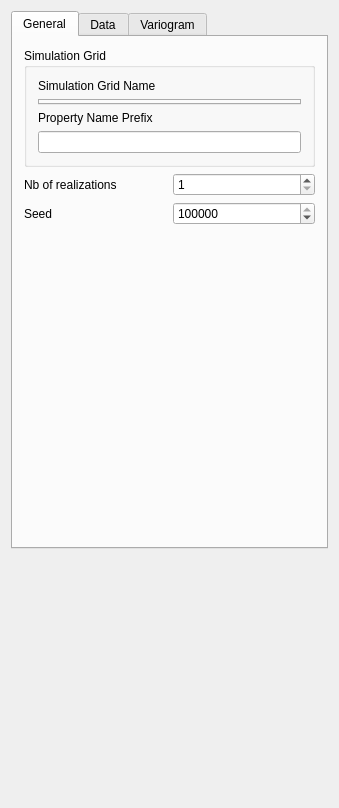
<?xml version="1.0" encoding="UTF-8"?>
<ui version="4.0">
 <class>Gsgsim</class>
 <widget class="QWidget" name="Gsgsim">
  <property name="geometry">
   <rect>
    <x>0</x>
    <y>0</y>
    <width>339</width>
    <height>808</height>
   </rect>
  </property>
  <property name="windowTitle">
   <string>LU simulation</string>
  </property>
  <property name="AlgorithmCategory" stdset="0">
   <string>Simulation</string>
  </property>
  <property name="AlgorithmDescription" stdset="0">
   <string>Cholesky decomposition</string>
  </property>
  <property name="whatsThis">
   <string/>
  </property>
  <layout class="QVBoxLayout" name="verticalLayout_2">
   <item>
    <widget class="QTabWidget" name="sgsim">
     <property name="currentIndex">
      <number>0</number>
     </property>
     <widget class="QWidget" name="tab">
      <attribute name="title">
       <string>General</string>
      </attribute>
      <layout class="QVBoxLayout" name="verticalLayout_3">
       <item>
        <widget class="Q3GroupBox" name="SimulationGrid">
         <property name="maximumSize">
          <size>
           <width>32767</width>
           <height>200</height>
          </size>
         </property>
         <property name="title">
          <string>Simulation Grid</string>
         </property>
         <property name="frameShape">
          <enum>Q3GroupBox::Box</enum>
         </property>
         <property name="frameShadow">
          <enum>Q3GroupBox::Sunken</enum>
         </property>
         <layout class="QVBoxLayout" name="verticalLayout">
          <item>
           <widget class="QLabel" name="TextLabel1">
            <property name="text">
             <string>Simulation Grid Name</string>
            </property>
            <property name="wordWrap">
             <bool>false</bool>
            </property>
           </widget>
          </item>
          <item>
           <widget class="GridSelector" name="Grid_Name"/>
          </item>
          <item>
           <widget class="QLabel" name="TextLabel2">
            <property name="text">
             <string>Property Name Prefix</string>
            </property>
            <property name="wordWrap">
             <bool>false</bool>
            </property>
           </widget>
          </item>
          <item>
           <widget class="QLineEdit" name="Property_Name"/>
          </item>
         </layout>
        </widget>
       </item>
       <item>
        <layout class="QHBoxLayout">
         <property name="spacing">
          <number>6</number>
         </property>
         <property name="margin">
          <number>0</number>
         </property>
         <item>
          <widget class="QLabel" name="TextLabel2_2_2_2">
           <property name="text">
            <string>Nb of realizations</string>
           </property>
           <property name="wordWrap">
            <bool>false</bool>
           </property>
          </widget>
         </item>
         <item>
          <widget class="QSpinBox" name="Nb_Realizations">
           <property name="minimum">
            <number>1</number>
           </property>
           <property name="maximum">
            <number>10000</number>
           </property>
          </widget>
         </item>
        </layout>
       </item>
       <item>
        <layout class="QHBoxLayout">
         <property name="spacing">
          <number>6</number>
         </property>
         <property name="margin">
          <number>0</number>
         </property>
         <item>
          <widget class="QLabel" name="TextLabel2_2_2_2_2">
           <property name="text">
            <string>Seed</string>
           </property>
           <property name="wordWrap">
            <bool>false</bool>
           </property>
          </widget>
         </item>
         <item>
          <widget class="QSpinBox" name="Seed">
           <property name="maximum">
            <number>99999999</number>
           </property>
           <property name="value">
            <number>14071789</number>
           </property>
          </widget>
         </item>
        </layout>
       </item>
       <item>
        <spacer name="spacer9">
         <property name="orientation">
          <enum>Qt::Vertical</enum>
         </property>
         <property name="sizeType">
          <enum>QSizePolicy::Expanding</enum>
         </property>
         <property name="sizeHint" stdset="0">
          <size>
           <width>21</width>
           <height>311</height>
          </size>
         </property>
        </spacer>
       </item>
      </layout>
     </widget>
     <widget class="QWidget" name="tab">
      <attribute name="title">
       <string>Data</string>
      </attribute>
      <layout class="QVBoxLayout" name="verticalLayout_5">
       <item>
        <widget class="Q3GroupBox" name="GroupBox3">
         <property name="title">
          <string>Hard Data</string>
         </property>
         <layout class="QGridLayout">
          <property name="margin">
           <number>11</number>
          </property>
          <property name="spacing">
           <number>6</number>
          </property>
          <item row="1" column="0">
           <widget class="QCheckBox" name="Assign_Hard_Data">
            <property name="text">
             <string>Assign hard data to simulation grid</string>
            </property>
            <property name="checked">
             <bool>true</bool>
            </property>
           </widget>
          </item>
          <item row="0" column="0">
           <widget class="PropertySelector" name="Hard_Data"/>
          </item>
         </layout>
        </widget>
       </item>
       <item>
        <widget class="Q3ButtonGroup" name="ButtonGroup1">
         <property name="enabled">
          <bool>true</bool>
         </property>
         <property name="title">
          <string>Target Histogram</string>
         </property>
         <layout class="QVBoxLayout" name="verticalLayout_4">
          <property name="spacing">
           <number>6</number>
          </property>
          <property name="margin">
           <number>11</number>
          </property>
          <item>
           <widget class="QCheckBox" name="Use_Target_Histogram">
            <property name="text">
             <string>Use Target Histogram</string>
            </property>
            <attribute name="buttonGroup">
             <string/>
            </attribute>
           </widget>
          </item>
          <item>
           <widget class="GsTLGroupBox" name="nonParamBox">
            <property name="title">
             <string/>
            </property>
            <property name="displayed" stdset="0">
             <bool>false</bool>
            </property>
            <property name="lineWidth" stdset="0">
             <number>0</number>
            </property>
            <layout class="QVBoxLayout">
             <item>
              <widget class="NonParamCdfInput" name="nonParamCdf">
               <property name="enabled">
                <bool>true</bool>
               </property>
              </widget>
             </item>
            </layout>
           </widget>
          </item>
         </layout>
        </widget>
       </item>
       <item>
        <spacer name="spacer10">
         <property name="orientation">
          <enum>Qt::Vertical</enum>
         </property>
         <property name="sizeType">
          <enum>QSizePolicy::Expanding</enum>
         </property>
         <property name="sizeHint" stdset="0">
          <size>
           <width>20</width>
           <height>21</height>
          </size>
         </property>
        </spacer>
       </item>
      </layout>
     </widget>
     <widget class="QWidget" name="TabPage">
      <attribute name="title">
       <string>Variogram</string>
      </attribute>
      <layout class="QVBoxLayout">
       <item>
        <widget class="Q3GroupBox" name="GroupBox11">
         <property name="title">
          <string>Variogram</string>
         </property>
         <layout class="QVBoxLayout">
          <property name="spacing">
           <number>6</number>
          </property>
          <property name="margin">
           <number>11</number>
          </property>
          <item>
           <widget class="VariogramInput" name="Variogram"/>
          </item>
         </layout>
        </widget>
       </item>
       <item>
        <spacer name="spacer11">
         <property name="orientation">
          <enum>Qt::Vertical</enum>
         </property>
         <property name="sizeType">
          <enum>QSizePolicy::Expanding</enum>
         </property>
         <property name="sizeHint" stdset="0">
          <size>
           <width>20</width>
           <height>171</height>
          </size>
         </property>
        </spacer>
       </item>
      </layout>
     </widget>
    </widget>
   </item>
   <item>
    <spacer name="spacer13">
     <property name="orientation">
      <enum>Qt::Vertical</enum>
     </property>
     <property name="sizeType">
      <enum>QSizePolicy::Expanding</enum>
     </property>
     <property name="sizeHint" stdset="0">
      <size>
       <width>20</width>
       <height>34</height>
      </size>
     </property>
    </spacer>
   </item>
  </layout>
 </widget>
 <layoutdefault spacing="6" margin="11"/>
 <pixmapfunction>qPixmapFromMimeSource</pixmapfunction>
 <customwidgets>
  <customwidget>
   <class>VariogramInput</class>
   <extends>QWidget</extends>
   <header>GsTLAppli/extra/qtplugins/variogram_input.h</header>
  </customwidget>
  <customwidget>
   <class>GsTLGroupBox</class>
   <extends>QGroupBox</extends>
   <header>GsTLAppli/extra/qtplugins/selectors.h</header>
  </customwidget>
  <customwidget>
   <class>NonParamCdfInput</class>
   <extends>QWidget</extends>
   <header>GsTLAppli/extra/qtplugins/non_param_cdf_input.h</header>
  </customwidget>
  <customwidget>
   <class>GridSelector</class>
   <extends>QTabWidget</extends>
   <header>GsTLAppli/extra/qtplugins/selectors.h</header>
  </customwidget>
  <customwidget>
   <class>PropertySelector</class>
   <extends>QWidget</extends>
   <header>GsTLAppli/extra/qtplugins/selectors.h</header>
  </customwidget>
  <customwidget>
   <class>Q3GroupBox</class>
   <extends>QGroupBox</extends>
   <header>Qt3Support/Q3GroupBox</header>
   <container>1</container>
  </customwidget>
  <customwidget>
   <class>Q3ButtonGroup</class>
   <extends>Q3GroupBox</extends>
   <header>Qt3Support/Q3ButtonGroup</header>
   <container>1</container>
  </customwidget>
 </customwidgets>
 <includes>
  <include location="local">gridselector.h</include>
  <include location="local">propertyselector.h</include>
  <include location="local">gstlgroupbox.h</include>
  <include location="local">nonparamcdfinput.h</include>
  <include location="local">propertyselector.h</include>
  <include location="local">lowertailcdfinput.h</include>
  <include location="local">uppertailcdfinput.h</include>
  <include location="local">variograminput.h</include>
 </includes>
 <resources/>
 <connections>
  <connection>
   <sender>Use_Target_Histogram</sender>
   <signal>toggled(bool)</signal>
   <receiver>nonParamBox</receiver>
   <slot>setShown(bool)</slot>
   <hints>
    <hint type="sourcelabel">
     <x>20</x>
     <y>20</y>
    </hint>
    <hint type="destinationlabel">
     <x>20</x>
     <y>20</y>
    </hint>
   </hints>
  </connection>
  <connection>
   <sender>Hard_Data</sender>
   <signal>object_changed(QString)</signal>
   <receiver>nonParamCdf</receiver>
   <slot>setReferenceGrid(QString)</slot>
   <hints>
    <hint type="sourcelabel">
     <x>20</x>
     <y>20</y>
    </hint>
    <hint type="destinationlabel">
     <x>20</x>
     <y>20</y>
    </hint>
   </hints>
  </connection>
  <connection>
   <sender>Hard_Data</sender>
   <signal>property_changed(QString)</signal>
   <receiver>nonParamCdf</receiver>
   <slot>setReferenceProperty(QString)</slot>
   <hints>
    <hint type="sourcelabel">
     <x>20</x>
     <y>20</y>
    </hint>
    <hint type="destinationlabel">
     <x>20</x>
     <y>20</y>
    </hint>
   </hints>
  </connection>
 </connections>
</ui>
